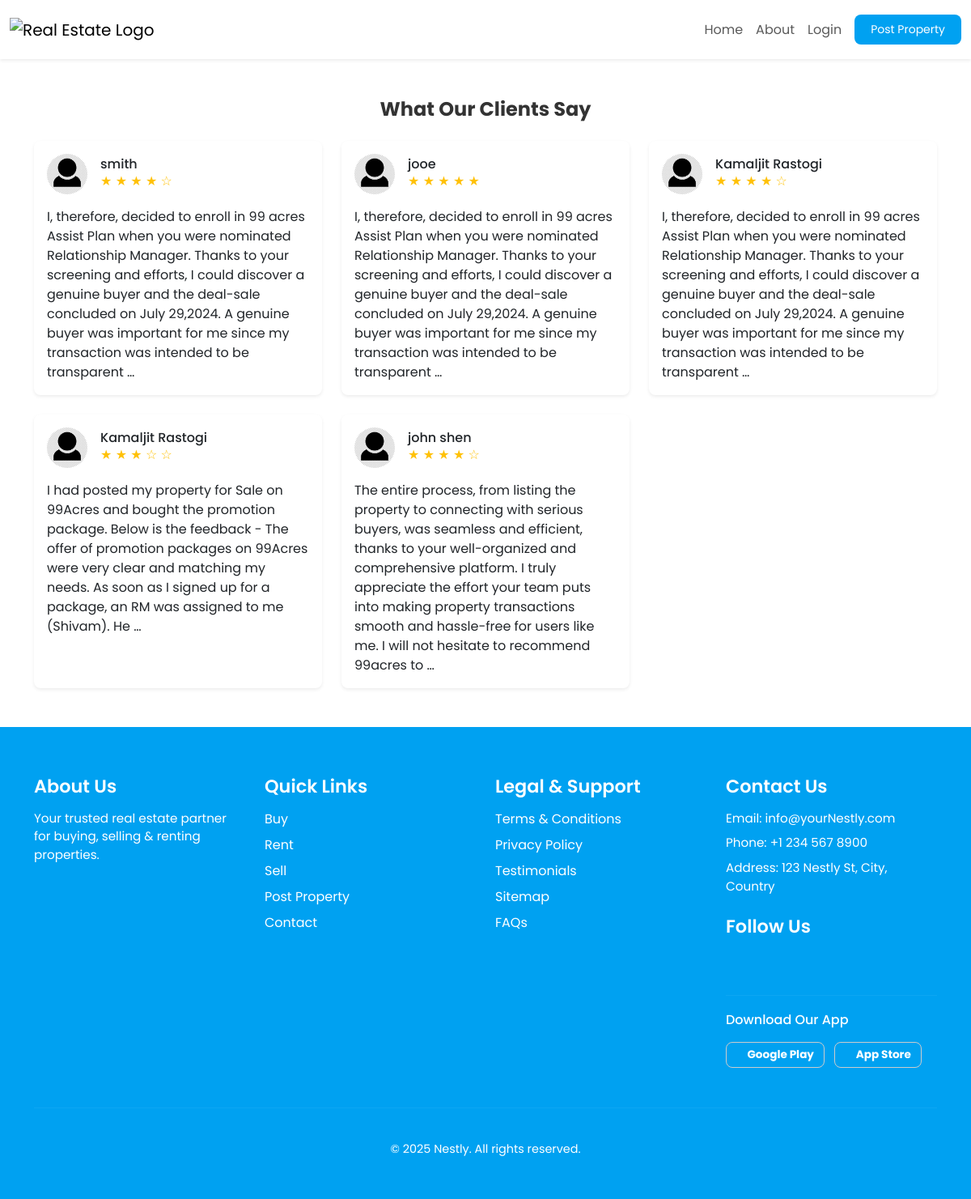
Page /testimonials/ on the committed database.
### properties/models.py (models this page shows, shortened)
class Testimonials(models.Model):
    name = models.CharField(max_length=100)
    profile_image = models.ImageField(upload_to='testimonials/', blank=True, null=True)
    review = models.TextField()
    rating = models.IntegerField(default=5)
    created_at = models.DateTimeField(auto_now_add=True)

### properties/views.py (the view)
# urls.py: path('testimonials/', views.testimonials, name="testimonials"),
def testimonials(request):
    reviews = Testimonials.objects.all().order_by('-created_at')
    return render(request, 'properties/testimonials.html', {'reviews':reviews})

### properties/context_processors.py (called while the page is built)
def notifications(request):
    if request.user.is_authenticated:
        unread_count = Notification.objects.filter(user=request.user, read=False).count()
        unread_notifications = Notification.objects.filter(user=request.user, read=False).order_by('-created_at')[:5]
    else:
        unread_notifications = []
        unread_count = 0
    return {
        "unread_notifications": unread_notifications,
        "unread_count": unread_count,
    }

### templates/properties/testimonials.html (shortened to what this page needs)
{% extends 'properties/base.html' %}
{% load static %}
{% block body %}
  <div class="container py-5">
    <h2 class="text-center mb-4">What Our Clients Say</h2>
    <div class="row test g-4">
      {% for review in reviews %}
        <div class="col-md-6 col-lg-4">
          <div class="card shadow-sm border-0 rounded-3 p-3 h-100">
            <div class="d-flex align-items-center mb-3">
              {% if review.profile_image %}
                <img src="{{ review.profile_image.url }}" alt="{{ review.name }}" class="rounded-circle me-3" width="50" height="50" />
              {% else %}
                <img src="{% static 'default-profile.png' %}" alt="Profile" class="rounded-circle me-3" width="50" height="50" />
              {% endif %}
              <div>
                <h6 class="mb-0">{{ review.name }}</h6>
                <div class="text-warning">
                  {% for i in '12345' %}
                    {% if forloop.counter <= review.rating %}
                      ★
                    {% else %}
                      ☆
                    {% endif %}
                  {% endfor %}
                </div>
              </div>
            </div>
            <p class="mb-0">{{ review.review|truncatewords:50 }}</p>
          </div>
        </div>
      {% endfor %}
    </div>
  </div>
{% endblock %}

### properties/static/properties/main_css/style.css (style rules this page uses)
body { background-color: #F6F7F9; color: #212121; font-family: 'Poppins', sans-serif; margin: 0; padding: 0; }
.test { color: black; }
h2 { text-align: center; margin-bottom: 25px; color: #333; }
h2 { text-align: center; color: #333; margin-bottom: 25px; font-size: 24px; font-weight: bold; }

### rows in the picture
Testimonials: profile_image (picture), name "smith", rating 4 (drawn), review "I, therefore, decided to enroll in 99 acres Assist Plan when you were nominated Relationship Manager. Thanks to your screening and efforts, I could discover a genuine buyer and the deal-sale concluded on July 29,2024. A genuine buyer was important for me since my transaction was intended to be transparent …"
Testimonials: profile_image (picture), name "jooe", rating 5 (drawn), review "I, therefore, decided to enroll in 99 acres Assist Plan when you were nominated Relationship Manager. Thanks to your screening and efforts, I could discover a genuine buyer and the deal-sale concluded on July 29,2024. A genuine buyer was important for me since my transaction was intended to be transparent …"
Testimonials: profile_image (picture), name "Kamaljit Rastogi", rating 4 (drawn), review "I, therefore, decided to enroll in 99 acres Assist Plan when you were nominated Relationship Manager. Thanks to your screening and efforts, I could discover a genuine buyer and the deal-sale concluded on July 29,2024. A genuine buyer was important for me since my transaction was intended to be transparent …"
Testimonials: profile_image (picture), name "Kamaljit Rastogi", rating 3 (drawn), review "I had posted my property for Sale on 99Acres and bought the promotion package. Below is the feedback - The offer of promotion packages on 99Acres were very clear and matching my needs. As soon as I signed up for a package, an RM was assigned to me (Shivam). He …"
Testimonials: profile_image (picture), name "john shen", rating 4 (drawn), review "The entire process, from listing the property to connecting with serious buyers, was seamless and efficient, thanks to your well-organized and comprehensive platform. I truly appreciate the effort your team puts into making property transactions smooth and hassle-free for users like me. I will not hesitate to recommend 99acres to …"
